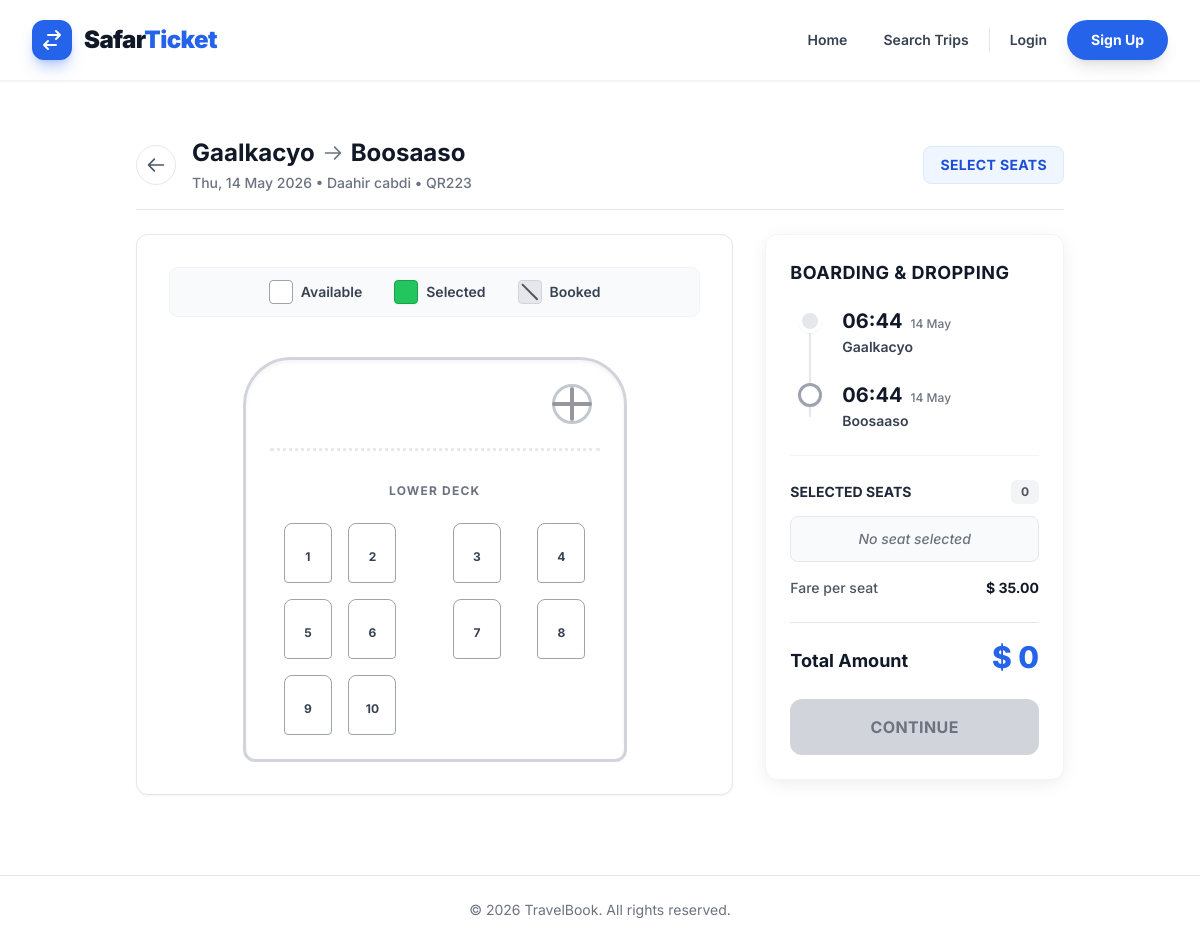
The page /listing/trip/5/ on the database as committed earlier.
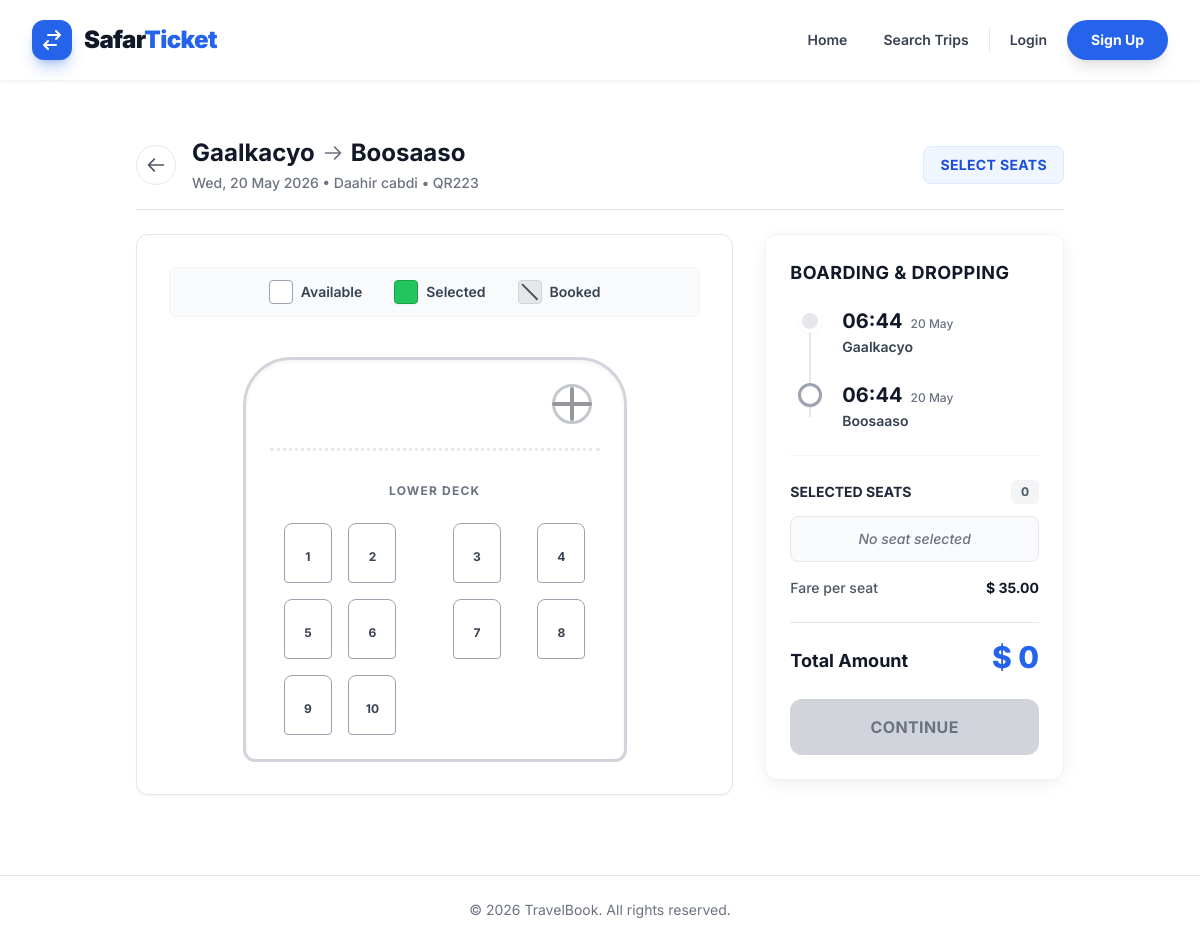
The same page on the database as committed later.
### listing/models.py (models this page shows, shortened)
class Trip(models.Model):
    bus = models.ForeignKey(Bus, on_delete=models.CASCADE, related_name='trips')
    route = models.ForeignKey(Route, on_delete=models.CASCADE, related_name='trips')
    departure_time = models.DateTimeField()
    arrival_time = models.DateTimeField()
    price = models.DecimalField(max_digits=10, decimal_places=2)
    def get_booked_seats(self):
        return Seat.objects.filter(booking__trip=self, booking__status__in=['CONFIRMED', 'PENDING'])
    def get_available_seats(self):
        booked_seats = self.get_booked_seats()
        return self.bus.seats.exclude(id__in=booked_seats.values_list('id', flat=True))

class Route(models.Model):
    origin = models.CharField(max_length=255)
    destination = models.CharField(max_length=255)

class Bus(models.Model):
    operator = models.ForeignKey(BusOperator, on_delete=models.CASCADE, related_name='buses')
    registration_number = models.CharField(max_length=50, unique=True)
    capacity = models.PositiveIntegerField()
    bus_type = models.CharField(max_length=50, default="A/C Seater (2+2)")
    amenities = models.ManyToManyField(Amenity, blank=True)
    class Meta:
        verbose_name_plural = "Buses"

class BusOperator(models.Model):
    name = models.CharField(max_length=255)
    contact_email = models.EmailField()
    phone_number = models.CharField(max_length=20)
    created_at = models.DateTimeField(auto_now_add=True)

### listing/views.py (the view)
# urls.py: path('trip/<int:pk>/', views.trip_detail_view, name='trip_detail'),
def trip_detail_view(request, pk):
    trip = get_object_or_404(Trip, pk=pk)
    all_seats = trip.bus.seats.all().order_by('id')
    booked_seat_ids = trip.get_booked_seats().values_list('id', flat=True)
    seat_data = []
    for seat in all_seats:
        seat_data.append({
            'seat': seat,
            'is_booked': seat.id in booked_seat_ids
        })
    context = {
        'trip': trip,
        'seat_data': seat_data,
        'available_count': trip.get_available_seats().count(),
    }
    return render(request, 'listing/trip_detail.html', context)

### listing/templates/listing/trip_detail.html (shortened to what the changed rows need)
{% extends 'base.html' %}
{% block content %}
<div class="max-w-6xl mx-auto mt-6 mb-12 px-4">
    <div class="mb-6 flex items-center justify-between border-b border-gray-200 pb-4">
        <div class="flex items-center gap-4">
            <div>
                <h1 class="text-2xl font-bold text-gray-900 flex items-center gap-2">
                    {{ trip.route.origin }}
                    <svg class="w-5 h-5 text-gray-500" fill="none" stroke="currentColor" viewBox="0 0 24 24"><path stroke-linecap="round" stroke-linejoin="round" stroke-width="2" d="M14 5l7 7m0 0l-7 7m7-7H3"></path></svg>
                    {{ trip.route.destination }}
                </h1>
                <p class="text-sm text-gray-500 font-medium mt-1">{{ trip.departure_time|date:"D, d M Y" }} &bull; {{ trip.bus.operator.name }} &bull; {{ trip.bus.registration_number }}</p>
            </div>
        </div>
    </div>
    <div class="flex flex-col lg:flex-row gap-8">
        <div class="w-full lg:w-1/3">
            <div class="bg-white rounded-xl shadow-[0_4px_20px_-4px_rgba(0,0,0,0.1)] border border-gray-100 p-6 sticky top-6">
                <div class="border-b border-gray-100 pb-6 mb-6">
                    <div class="flex flex-col gap-6 relative ml-2">
                        <div class="flex items-start gap-5 z-10 relative">
                            <div>
                                <div class="flex items-baseline gap-2">
                                    <p class="text-xl font-bold text-gray-900">{{ trip.departure_time|time:"H:i" }}</p>
                                    <p class="text-xs text-gray-500 font-medium">{{ trip.departure_time|date:"d M" }}</p>
                                </div>
                                <p class="text-sm font-semibold text-gray-700 mt-0.5">{{ trip.route.origin }}</p>
                            </div>
                        </div>
                        <div class="flex items-start gap-5 z-10 relative">
                            <div>
                                <div class="flex items-baseline gap-2">
                                    <p class="text-xl font-bold text-gray-900">{{ trip.arrival_time|time:"H:i" }}</p>
                                    <p class="text-xs text-gray-500 font-medium">{{ trip.departure_time|date:"d M" }}</p>
                                </div>
                                <p class="text-sm font-semibold text-gray-700 mt-0.5">{{ trip.route.destination }}</p>
                            </div>
                        </div>
                    </div>
                </div>
                <div class="mb-6">
                    <div class="flex justify-between items-center text-sm mb-2">
                        <span class="text-gray-600 font-medium">Fare per seat</span>
                        <span class="font-bold text-gray-900" id="seat-price" data-price="{{ trip.price }}">$ {{ trip.price }}</span>
                    </div>
                </div>
            </div>
        </div>
    </div>
</div>
{% endblock %}

Rows that differ between the two databases and show on the page:
changed Trip "Gaalkacyo": departure_time "Thu, 14 May 2026" → "Wed, 20 May 2026"; departure_time "14 May" → "20 May"
